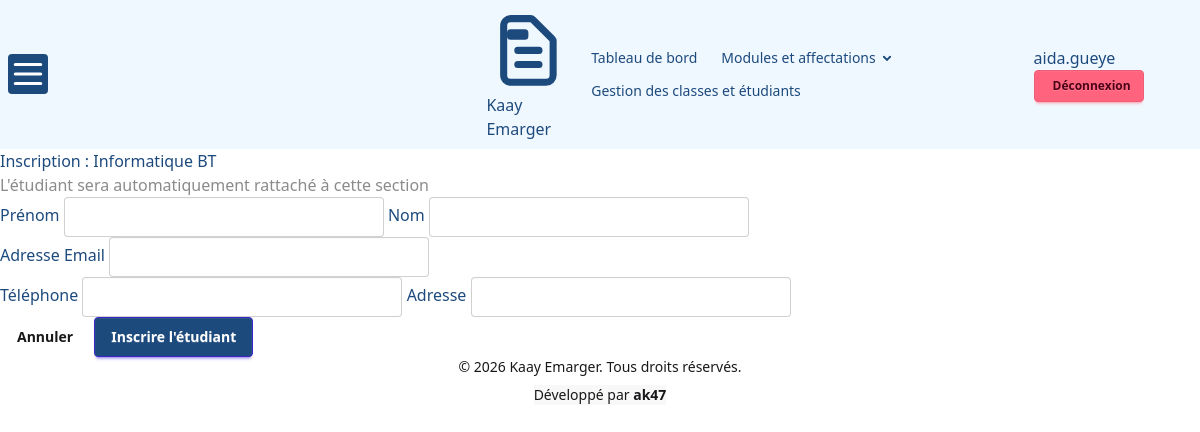
The page /responsables/classes/6/etudiants/ajouter (signed in) on the database as committed earlier.
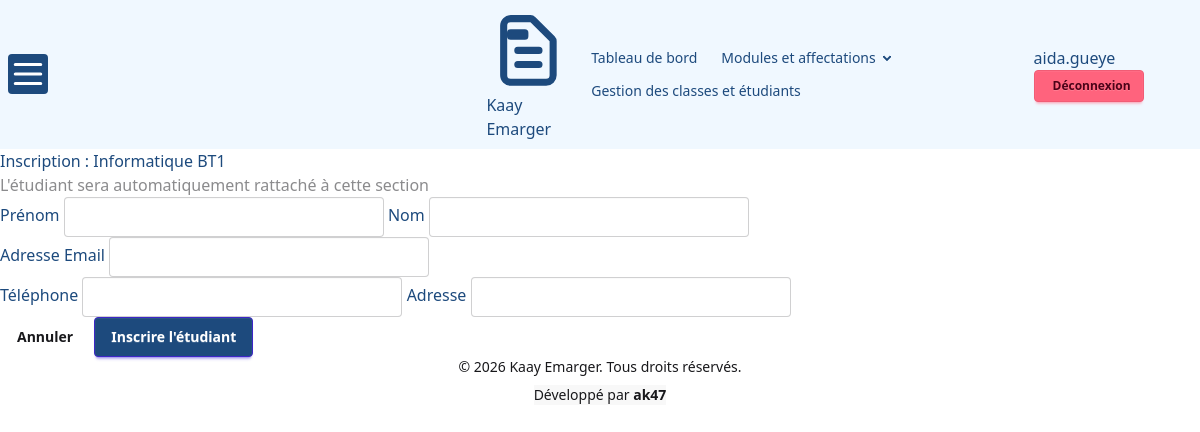
The same page on the database as committed later.
### project/models.py (models this page shows)
class Classe(models.Model):
    code = models.CharField(max_length=10, blank=True)
    filiere = models.CharField(max_length=40)
    niveau = models.CharField(max_length=40)
    def __str__(self):
        return f"{self.filiere} {self.niveau}"

### project/views.py (the view)
# urls.py: path('responsables/classes/<int:classe_id>/etudiants/ajouter', views.ajouter_etudiant , name='ajouter_etudiant'),
def ajouter_etudiant(request,classe_id):
    if request.user.role != 'responsable':
        return HttpResponseForbidden("Acces refuse")
    classe = get_object_or_404(Classe,pk=classe_id)
    if request.method == 'POST':
        form = EtudiantForm(request.POST)
        if form.is_valid():
            etudiant = form.save(commit=False)
            etudiant.filiere = classe
            etudiant.save()
            messages.success(request, f"L'étudiant(e) {etudiant} a été ajouté(e) à la classe {classe}.")
            return redirect('details_classe',pk=classe.id)
    else:
        form = EtudiantForm(initial={'filiere':classe})
    return render(request,'responsables/creer_etudiant.html',{'form':form,'classe':classe})

### project/models.py
class EtudiantForm(forms.ModelForm):
    class Meta:
        model = Etudiant
        fields = ['nom','prenom','adresse','telephone','email']
        widgets = {
            'nom': forms.TextInput(attrs={'class':'input input-bordered w-full'}),
            'prenom': forms.TextInput(attrs={'class':'input input-bordered w-full'}),
            'adresse':forms.TextInput(attrs={'class':'input input-bordered w-full'}),
            'telephone':forms.TextInput(attrs={'class':'input input-bordered w-full','maxlength': '9'}),
            'email':forms.EmailInput(attrs={'class':'input input-borded w-full'}),
        }

### project/templates/responsables/creer_etudiant.html (shortened to what this page needs)
{% extends 'base.html' %}
{% block content %}
<div class="container mx-auto p-6 max-w-md bg-base-100 shadow-xl rounded-xl">
    <div class="mb-4">
        <h1 class="text-xl font-bold">Inscription : {{ classe }}</h1>
        <p class="text-xs text-base-content/50">L'étudiant sera automatiquement rattaché à cette section</p>
    </div>
    <form method="POST" class="space-y-4">
        <div class="grid grid-cols-2 gap-2">
            <label class="form-control">
                <span class="label-text mb-1">Prénom</span>
                {{ form.prenom }}
            </label>
            <label class="form-control">
                <span class="label-text mb-1">Nom</span>
                {{ form.nom }}
            </label>
        </div>
        <label class="form-control">
            <span class="label-text mb-1">Adresse Email</span>
            {{ form.email }}
        </label>
        <div class="grid grid-cols-2 gap-2">
            <label class="form-control">
                <span class="label-text mb-1">Téléphone</span>
                {{ form.telephone }}
            </label>
            <label class="form-control">
                <span class="label-text mb-1">Adresse</span>
                {{ form.adresse }}
            </label>
        </div>
        <div class="flex justify-end gap-2 mt-6">
            <a href="{% url 'details_classe' classe.id %}" class="btn btn-ghost">Annuler</a>
            <button type="submit" class="btn btn-primary">Inscrire l'étudiant</button>
        </div>
    </form>
</div>
{% endblock %}

Rows that differ between the two databases and show on the page:
changed Classe: filiere+niveau "Informatique BT" → "Informatique BT1"
